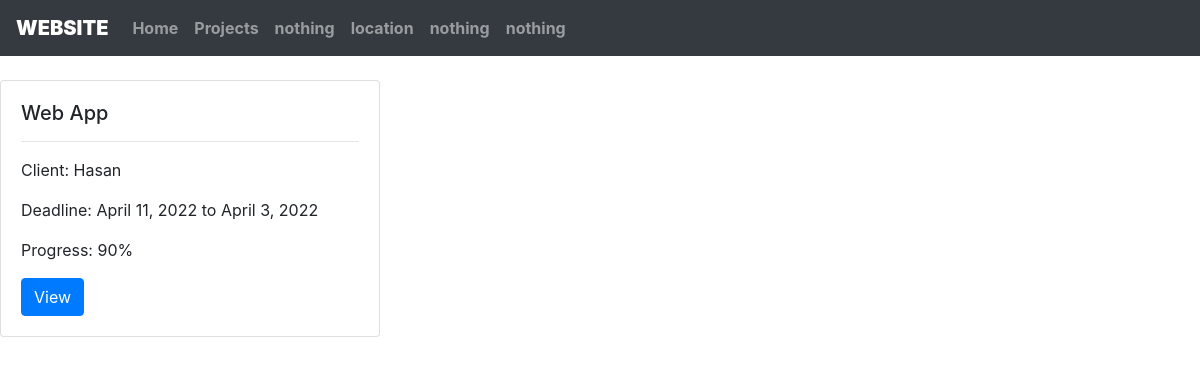
The page / on the database its author committed.
### core/models.py (models this page shows, shortened)
class Project(models.Model):
    project_name = models.CharField(max_length=100, null=True, blank=Tree)
    start_date = models.DateField(null=True, blank=True)
    end_date = models.DateField(null=True, blank=True)
    tool = models.ManyToManyField(Tool, blank=True)
    customer = models.ForeignKey(Customer, null=True, on_delete=models.CASCADE)

class Customer(models.Model):
    customer_name = models.CharField(max_length=20)
    email = models.EmailField(max_length=64)
    phone = models.CharField(max_length=32)
    organization = models.CharField(max_length=20)

### core/views.py (the view)
# urls.py: 2. Add a URL to urlpatterns:  path('', views.home, name='home')
def home(request):
    projects = Project.objects.all()
    context= {
        'projects': projects
        }
    return render(request, 'core/home.html', context)

### core/templates/core/home.html (shortened to what this page needs)
{% extends 'core/base.html' %}
{% load static %}
{% block homeactive %}
{% endblock homeactive %}
{% block bodycontent %}
<br>
<div class="row">
  {% for project in projects %}
  <div class="col-md-4">
    <div class="card">
      <div class="card-body">
        <h5 class="card-title">{{project.project_name}}</h5>
        <hr />
        <p class="card-text">Client: {{project.customer.customer_name}}</p>
        <p class="card-text">
          Deadline: {{project.end_date}} to {{project.start_date}}
        </p>
        <p class="card-text">Progress: 90%</p>
        <a class="btn btn-primary" href="{% url 'task' project.id %}">View</a>
        </div>
      </div>
    </div>
    {% endfor %}
  </div>
{% endblock %}

### rows shown on the page
Project: project_name "Web App", customer.customer_name "Hasan", end_date "April 11, 2022", start_date "April 3, 2022"
